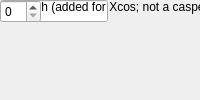
<?xml version="1.0" encoding="UTF-8"?>
<ui version="4.0">
 <class>MainWindow</class>
 <widget class="QMainWindow" name="MainWindow">
  <property name="windowTitle"><string>Vector Accumulator Test Vector Generator</string></property>
  <widget class="QWidget" name="centralwidget">
   <!-- NOTE: this is a simplified structural mirror of the generated
        <module>_ui.py, not a full round-trip Designer file. Regenerate
        both from the same spec if you need to edit layout by hand. -->
       <widget class="QLabel" name="label_len">
     <property name="text"><string>Number of Vectors</string></property>
    </widget>
       <widget class="QLineEdit" name="len"/>
       <widget class="QLabel" name="label_n_bits">
     <property name="text"><string>Bit Width (added for Xcos; not a casper_library mask param)</string></property>
    </widget>
       <widget class="QSpinBox" name="n_bits"/>
  </widget>
 </widget>
 <resources/>
 <connections/>
</ui>
